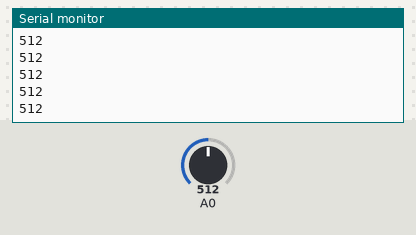
A sketch run on a simulated Arduino Uno, built with avr-gcc and run on an emulated ATmega328P. Shown: the last lines printed to the serial monitor. Inputs (shaded band) come from the test bench; at power-on: A0 = 512.

Above: at 1.2 s.
1.3 s: A0 set to 716
At 1.32 s:
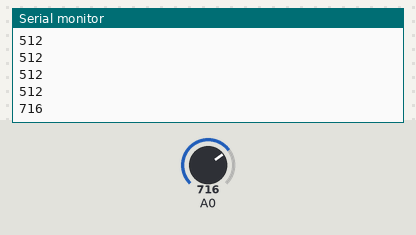
2.8 s: A0 set to 900
At 2.83 s:
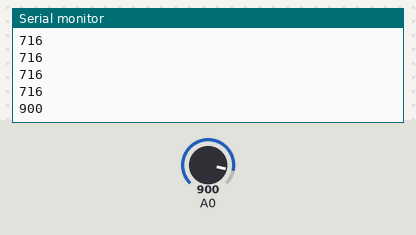
Timing chart, 0 to 5.8 s (numbered marks = the images above; inputs shaded):
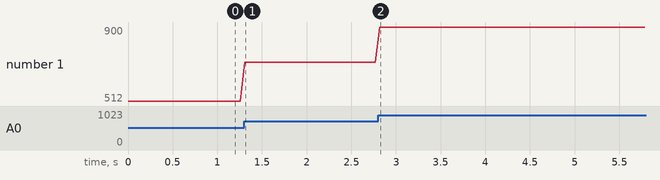

The sketch:

ldrReading.ino
```cpp
// the setup routine runs once when you press reset:
void setup() {
  // initialize serial communication at 9600 bits per second:
  Serial.begin(9600);
}

// the loop routine runs over and over again forever:
void loop() {
  // read the input on analog pin 0:
  int sensorValue = analogRead(A0);
  // print out the value you read:
  Serial.println(sensorValue);
  delay(50);  // delay in between reads for stability
}
```

Measured:
- after the input at 1.3 s, the serial monitor: prints a new line at once (image 1)
- after the input at 2.8 s, the serial monitor: prints a new line at once (image 2)
- plotted number 1: 512 → 716 after the input at 1.3 s, 716 → 900 after the input at 2.8 s
